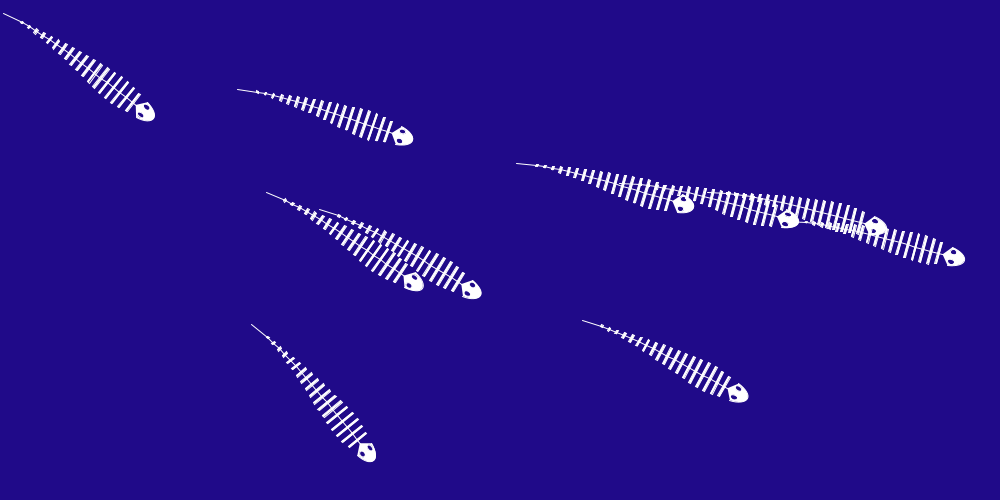
Frame 1 (no input)
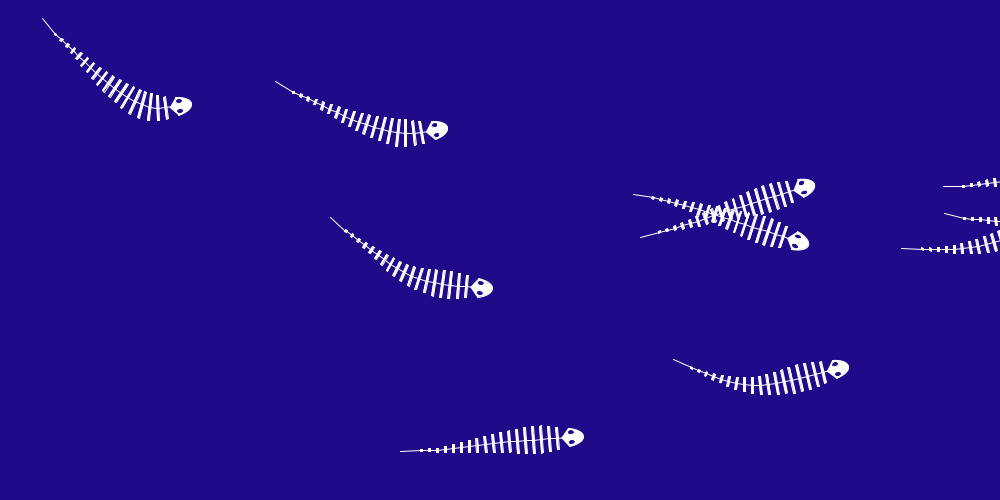
Frame 60 (the mouse pressed at the canvas centre just before this capture)
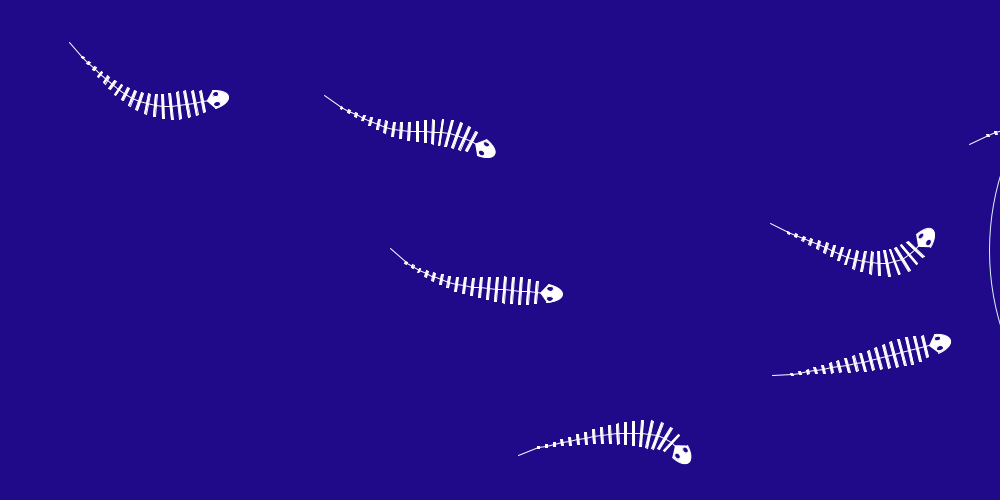
Frame 120 (the mouse held since frame 60 and released just before this capture)

The Processing sketch that drew these frames (run headless with seeded random() and noise(); from frame 60 on, the mouse is pressed at the canvas centre):

// Processing sketch: processing_181025
// ── processing_181025.pde

// stylised fish  animation
// Nature of Code.
// Ch 1 & Ch6 vector movement 
// Ch 3 oscillation
// Ch 4 particle systems

Vehicle[] vehicles;
RippleGenerator  ripples;
int numFish;

void setup() {
  size(1000, 500);
  ripples = new RippleGenerator(width+250, height/2);
  numFish = 10;
  vehicles = new Vehicle[numFish];
  for (int i = 0; i < numFish; i++) {
    vehicles[i] = new Vehicle(random(100,width), random(100,height));
  }
}

void draw() {
  frameRate(30);
  background(#200A89);
  for ( Vehicle v : vehicles) {
    v.run();
  }
  ripples.run();
}

class Fish {  
  int numSegs; 
  float angle, size, amplitude, period, y, y2, xWdth;
  PVector[] segPositions; 
  Vector2D vec; 
  PVector dxdy;

  Fish() {
    xWdth = 2;
    size = 8;
    numSegs = 20;
    vec = new Vector2D();
    segPositions = new PVector[numSegs];
    for (int i = 0; i < numSegs; i++) {
      segPositions[i] = new PVector(0, 0);
    }
  }

  void display( PVector pos, float speed) {
    moveAndDisplaySegs(0, pos, speed);
    for (int i = 0; i < numSegs-1; i++) {
      moveAndDisplaySegs(i+1, segPositions[i], speed);
    }
  }

  // this approach to vector projection from John Resig's
  //    'Snake' on the Processing.js 'Learning' page
  void moveAndDisplaySegs(int i, PVector pos, float speed) {
    dxdy = PVector.sub(pos, segPositions[i]);
    angle = dxdy.heading2D(); 
    segPositions[i] = PVector.sub(pos, vec.radDist(angle, size));

    pushMatrix();
    translate(segPositions[i].x, segPositions[i].y);
    rotate(angle);
    period = map(speed, .5, 7, 80, 5);

    fill(255);
    stroke(255);
    strokeWeight(1);
    rectMode(CENTER);
    ellipseMode(CENTER);

    switch(i) {
    case 0: 
      arc(-4, 0, 45, 20, radians(-70), radians(70));
      fill(#200A89);
      ellipse(6, -5, 7, 5);
      ellipse(6, 5, 7, 5);
      break;
    case 1: 
      line(0, 0, size, 0);
      rect(0, 0, xWdth, 22); 
      break;
    case 2: 
      line(0, 0, size, 0);
      rect(0, 0, xWdth, 25);
      break;
    case 3: 
      line(0, 0, size, 0);
      rect(0, 0, xWdth, 27);
      break;
    case 4: 
      line(0, 0, size, 0);
      rect(0, 0, xWdth, 27);
      break;
    case 5:
      line(0, 0, size, 0); 
      rect(0, 0, xWdth, 26);
      break;
    case 6: 
      line(0, 0, size, 0);
      rect(0, 0, xWdth, 24);
      break;
    case 7: 
      line(0, 0, size, 0);
      rect(0, 0, xWdth, 22);
      break;
    case 8: 
      line(0, 0, size, 0);
      rect(0, 0, xWdth, 20);
      break;
    case 9: 
      line(0, 0, size, 0);
      rect(0, 0, xWdth, 18 );
      break;
      // increase the amplitude,
      // and increment the oscillation cycle position,
      // as we move along the tail   
    case 10: 
      amplitude =  .5;
      //            or  sin(someIncrementingNumber)
      y = amplitude * sin(TWO_PI * (frameCount/period));
      line(0, y, size, 0);
      rect(0, y, xWdth, 16 );
      break;
    case 11: 
      amplitude =   1;
      y2 = amplitude * sin(TWO_PI * (0.01 + (frameCount/period)));
      line(0, y2, size, y);
      rect(0, y2, xWdth, 14 );
      break;
    case 12: 
      amplitude =  2;
      y = amplitude * sin(TWO_PI * (0.02 + (frameCount/period)));
      line(0, y, size, y2);
      rect(0, y, xWdth, 12 );
      break;
    case 13: 
      amplitude =  3;
      y2 = amplitude * sin(TWO_PI * (0.03 + (frameCount/period)));
      line(0, y2, size, y);
      rect(0, y2, xWdth, 10);
      break;
    case 14: 
      amplitude =  4;
      y = amplitude * sin(TWO_PI * (0.04 + (frameCount/period)));
      line(0, y, size, y2);
      rect(0, y, xWdth, 8);
      break;
    case 15: 
      amplitude =   5;
      y2 = amplitude * sin(TWO_PI * (0.05 + (frameCount/period)));
      line(0, y2, size, y);
      rect(0, y2, xWdth, 6);
      break;
    case 16: 
      amplitude =  6;
      y = amplitude * sin(TWO_PI * (0.06 + (frameCount/period)));
      line(0, y, size, y2);
      rect(0, y, xWdth, 4 );
      break;
    case 17: 
      amplitude =  7;
      y2 = amplitude * sin(TWO_PI * (0.07 + (frameCount/period)));
      line(0, y2, size, y);
      rect(0, y2, xWdth, 3);
      break;
    case 18: 
      amplitude =   8;
      y = amplitude * sin(TWO_PI *(0.08 + (frameCount/period)));
      line(0, y, size, y2);
      rect(0, y, xWdth, 2);
      break;
    case 19: 
      stroke(255);
      strokeWeight(1);
      amplitude =  14 ;
      y2 = amplitude * sin(TWO_PI * (0.09 + (frameCount/period)));
      line(-12, y2, 8, y);
      break;
    }
    popMatrix();
  }
}

class RippleGenerator {
  ArrayList<Particle> particles;
  PVector pos;

  RippleGenerator(float x, float y) {
    pos = new PVector(x,y);
    particles = new ArrayList<Particle>();
  }

  void run() {
    // limit particle generation frequency
    if (frameCount % 100 == 0) {
      particles.add(new Particle(pos));
    }
    for (int i = particles.size ()-1; i >= 0; i--) {
      Particle p = particles.get(i);
      p.run();
      if (p.isDead()) {
        particles.remove(i);
      }
    }
  }
}

class Particle {
  PVector pos;
  PVector vel;
  PVector accel;
  float lifespan;
  color c;
  float diam;

  Particle(PVector l) {
    accel = new PVector();
    vel = new PVector();

    pos = l.get();
    lifespan = 255.0;
    c = color(#E1F6F7);
    diam = 500;
  }

  void run() {
    move();
    display();
  }

  void move() {
    vel.add(accel);
    pos.add(vel);
    accel.mult(0);
    lifespan -= .2;
    diam += 1;
  }

  void display() {
    noFill();
    stroke(c,lifespan);
    strokeWeight(1);
    ellipse(pos.x,pos.y,diam,diam);
  }
  
  boolean isDead() {
    if (lifespan < 0.0) {
      return true;
    } else {
      return false;
    }
  }
}


// polar implementation for use in Js mode

static class Vector2D {
  static PVector degDist(float angDeg, float distance) {
    float theta = radians(angDeg);
    float dx = distance * cos(theta);
    float dy = distance * sin(theta);
    PVector v = new PVector(dx, dy);
    return v;
  }
  static PVector radDist(float angRad, float distance) {
    float dx = distance * cos(angRad);
    float dy = distance * sin(angRad);
    PVector v = new PVector(dx, dy);
    return v;
  }
}

class Vehicle {
  Vector2D   vec;
  Fish fish;
  PVector vel, pos;
  int randNum;
  float speed;

  Vehicle(float x, float y) {
    vec = new Vector2D();
    fish = new Fish();
    pos = new PVector(x, y); 
    vel = vec.degDist(random(-20, 20), random(.5, 7));
  }


  void dirChangeRandom() {
    randNum = int(random(50, 200));
    if (frameCount % randNum == 0) {
      vel.y = random(-3, 3);
      vel.normalize();
      if (speed < 3.5) vel.mult(random(.3, 7));
      else vel.mult(random(1.5, 7));
    }
  }

  void update() {
    speed = vel.mag();
    pos.add(vel);
  }

  void display() {
    fish.display(pos, speed);
  }

  void boundsCheck() {
    if (pos.x > width +220) {
      pos.x = -250;
      if (vel.y == 0) vel.y = .1; // stop fish swimming backwards
    }
    if (pos.y > height+200 ) { 
      vel.y = -1;
    }
    if (pos.y < -200 ) {
      vel.y = 1;
    }
  }

  void run() {
    update();
    boundsCheck();
    dirChangeRandom();
    display();
  }
}
